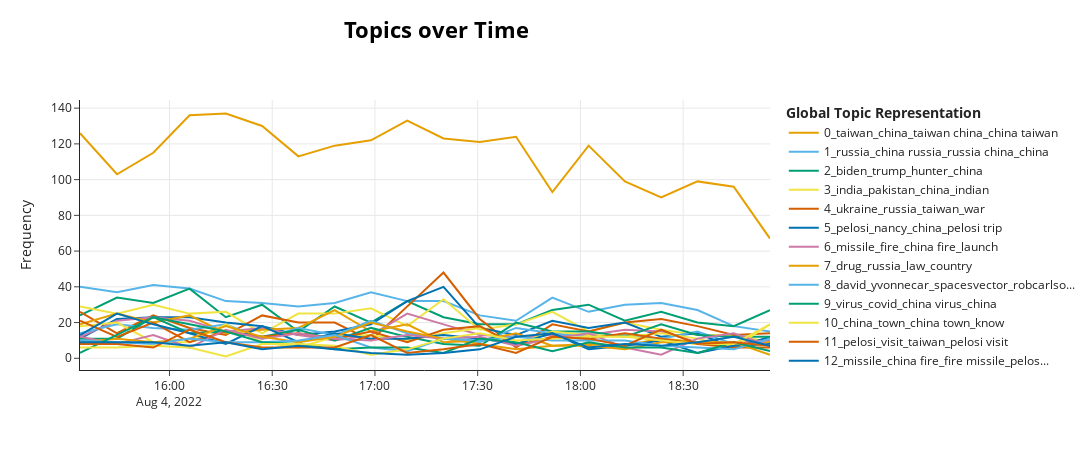

This figure's notebook cell:
### Code cell
topic_model.visualize_topics_over_time(topics_over_time, topics = [i for i in range(0,20)])
